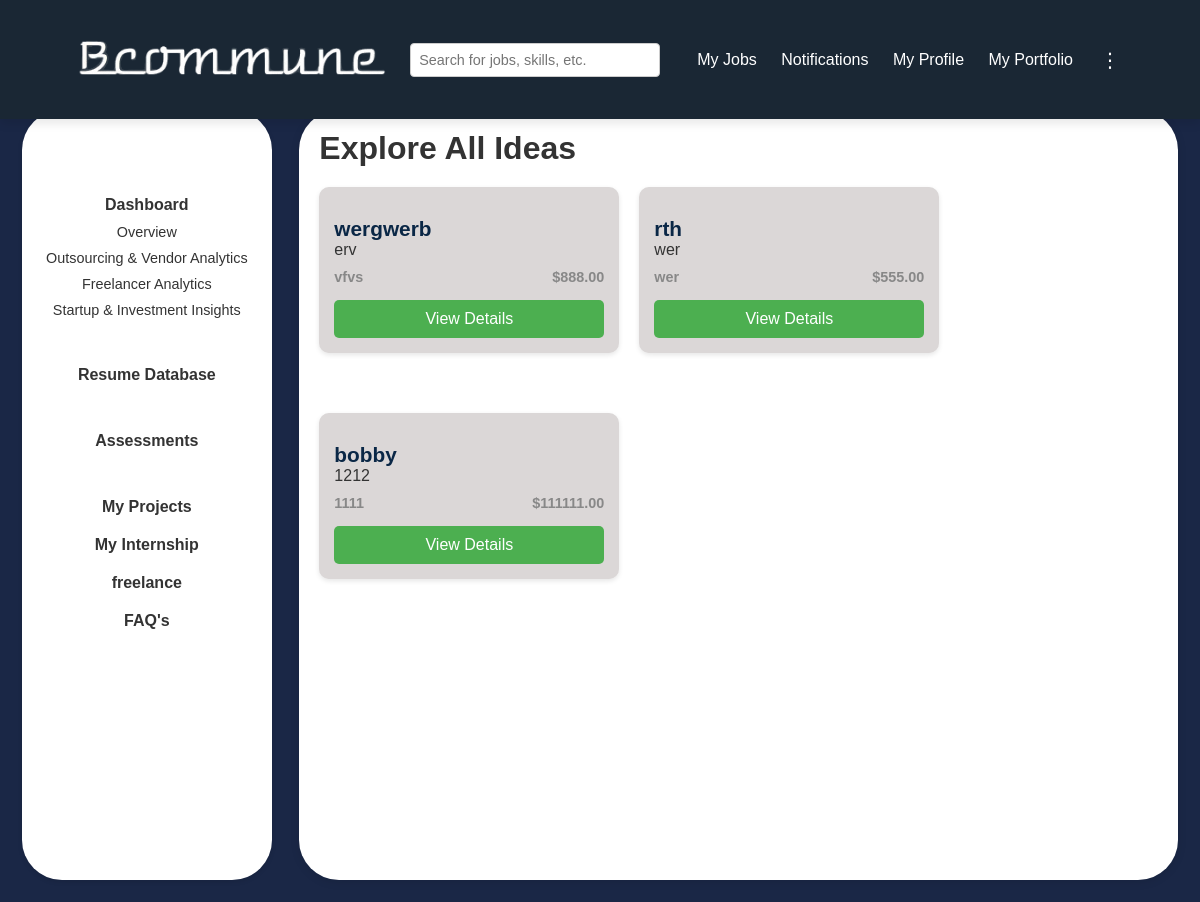
The app's page /explore-all-ideas/, older data.
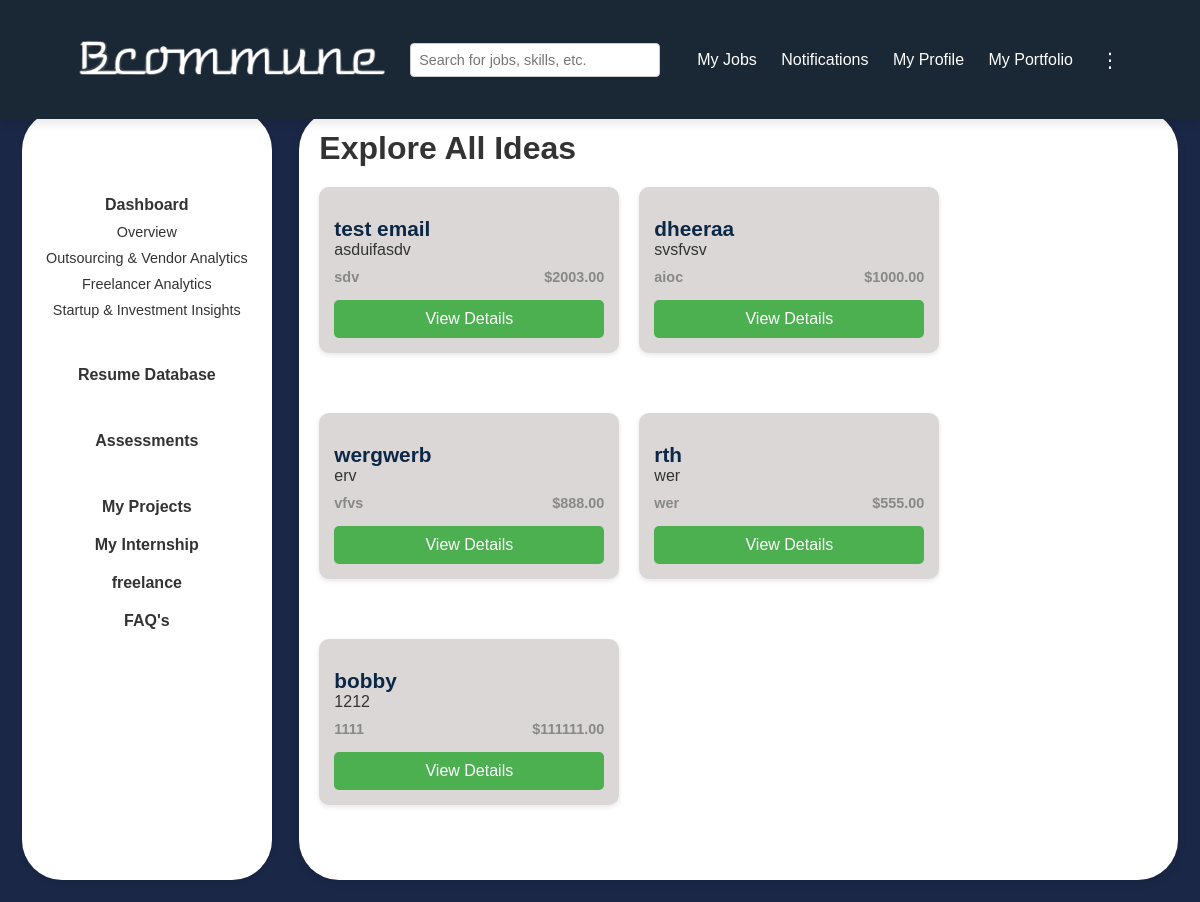
The same page, newer data.
### users/models.py (models this page shows, shortened)
class Idea(models.Model):
    title = models.CharField(max_length=200)
    patent_number = models.CharField(max_length=100, blank=True, null=True)
    brief_description = models.TextField()
    application_number = models.CharField(max_length=100, blank=True, null=True)
    problem_statement = models.TextField()
    solution = models.TextField()
    visibility = models.CharField(max_length=10, choices=[('public', 'Public'), ('private', 'Private')])
    details = models.TextField(blank=True, null=True)
    fund = models.DecimalField(max_digits=10, decimal_places=2, blank=True, null=True)
    category = models.CharField(max_length=100)
    photo = models.ImageField(upload_to='idea_photos/', blank=True, null=True)
    video = models.FileField(upload_to='idea_videos/', blank=True, null=True)
    team_info = models.TextField(blank=True, null=True)
    created_at = models.DateTimeField(auto_now_add=True)
    email = models.EmailField(null=True, blank=True)

### users/views.py (the view)
# urls.py: path('explore-all-ideas/', views.explore_all_ideas, name='explore_all_ideas'),
def explore_all_ideas(request):
    ideas = Idea.objects.filter(visibility='public').order_by('-created_at')
    return render(request, 'explore_all_ideas.html', {'ideas': ideas})

### users/templates/explore_all_ideas.html (shortened to what this page needs)
{% load static %}
<!DOCTYPE html>
<html lang="en">
<head>
    <link rel="stylesheet" href="{% static 'css/common.css'%}">
    <link rel="stylesheet" href="{% static 'css/expideas.css'%}">
</head>
<body>
    {% include 'header2.html' %}
    <div class="main-container">
        {% include 'sidebarcompany.html' %}
        <div class="content">
                <h1>Explore All Ideas</h1>
                <div class="idea-cards">
                    {% for idea in ideas %}
                        <div class="idea-card">
                            <div class="idea-content">
                                <h3>{{ idea.title }}</h3>
                                <p>{{ idea.brief_description|truncatechars:150 }}</p>
                                <div class="idea-meta">
                                    <span class="category">{{ idea.category }}</span>
                                    <span class="fund">${{ idea.fund }}</span>
                                </div>
                                <a href="{% url 'idea_detail' idea.id %}" class="view-details-btn">View Details</a>
                            </div>
                        </div>
                    {% empty %}
                        <p class="no-ideas">No ideas available to display.</p>
                    {% endfor %}
                </div>
            </div>
    </div>
</body>
</html>

Row changes from the older to the newer data that the page shows:
added Idea: title "test email", brief_description "asduifasdv", category "sdv", fund "2003.00"
added Idea: title "dheeraa", brief_description "svsfvsv", category "aioc", fund "1000.00"
